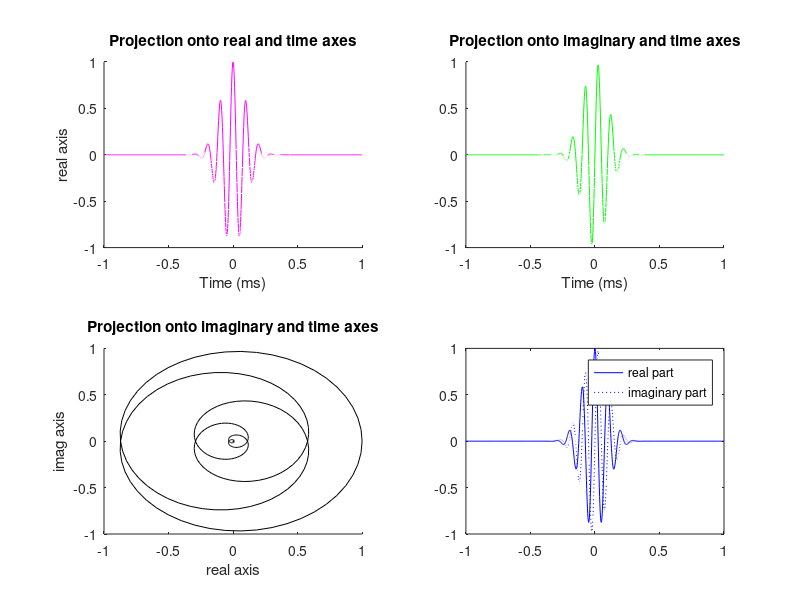

Reproduce this figure in MATLAB.
%% Figure 13.1

% parameters...
srate = 500; % sampling rate in Hz
f     = 10; % frequency of wavelet in Hz
time  = -1:1/srate:1; % time, from -1 to 1 second in steps of 1/sampling-rate
s     = 6/(2*pi*f);

% and together they make a wavelet
wavelet = exp(2*pi*1i*f.*time) .* exp(-time.^2./(2*s^2)); 

figure
subplot(221)
% show the projection onto the real axis
plot3(time,real(wavelet),imag(wavelet),'m')
xlabel('Time (ms)'), ylabel('real axis')
view(0,90)
title('Projection onto real and time axes')

% show the projection onto the imaginary axis
subplot(222)
plot3(time,real(wavelet),imag(wavelet),'g')
xlabel('Time (ms)'), ylabel('imaginary axis')
view(0,0)
title('Projection onto imaginary and time axes') 
 
% plot projection onto real and imaginary axes
subplot(223)
plot3(time,real(wavelet),imag(wavelet),'k')
ylabel('real axis'), zlabel('imag axis')
view(90,0)
title('Projection onto imaginary and time axes')

% plot real and imaginary projections simultaneously
subplot(224)
plot(time,real(wavelet),'b')
hold on
plot(time,imag(wavelet),'b:')
legend({'real part';'imaginary part'})